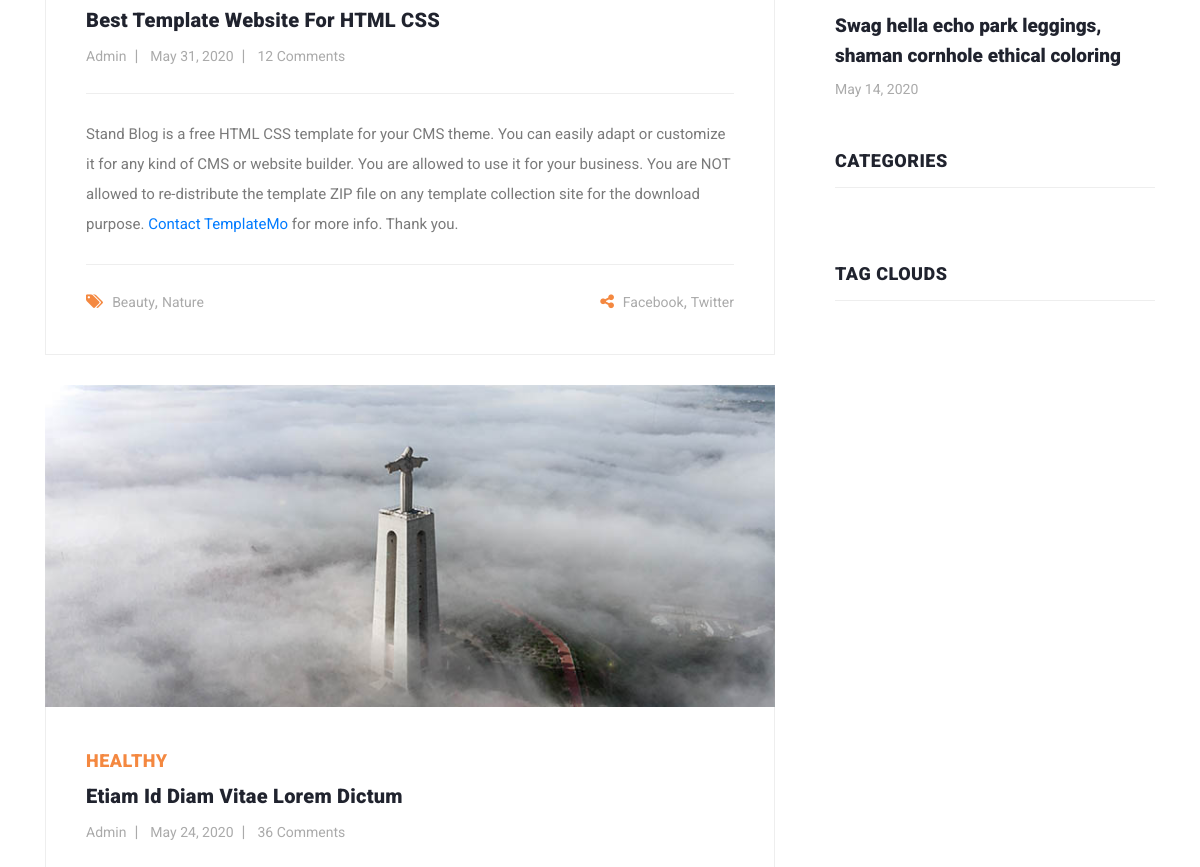
Before: / (middle part) with the older database file.
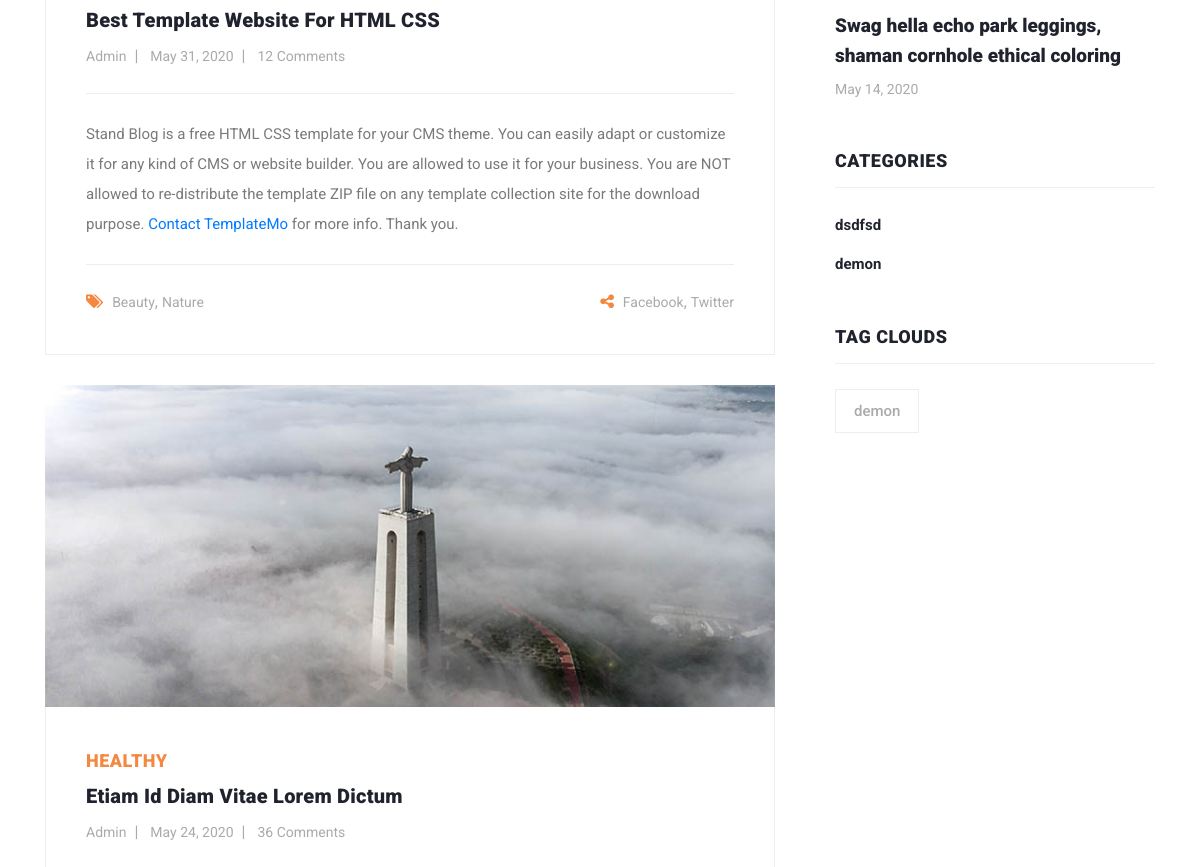
After: the same page with the newer database file.
### blog_app/models.py (models this page shows, shortened)
class BlogCategory(models.Model):
    categoty_id=models.AutoField(primary_key=True,unique=True)
    categoty_type=models.CharField(max_length=20)
    category_image=models.ImageField(upload_to='documents/categoryimage/')
    slug=models.SlugField(unique=True,default=categoty_type)
    def __str__(self):
        return self.categoty_type

class BlogTags(models.Model):
    tag_id=models.AutoField(primary_key=True,unique=True)
    tag_name=models.CharField(max_length=100)
    tag_image=models.ImageField(upload_to='documents/tagimage/')
    slug=models.SlugField(unique=True,default=tag_name)
    def __str__(self):
        return self.tag_name

### blog_app/views.py (the view)
# urls.py: path("", views.index, name="index"),
def index(request):
    blog_category_display=BlogCategory.objects.all().order_by('-categoty_id')
    blog_tag_display=BlogTags.objects.all().order_by('-tag_id')
    context={
        'blog_category_display':blog_category_display,
        'blog_tag_display':blog_tag_display
    }
    print(context)
    return render(request,'index.html',context)

### templates/index.html (shortened to what this page needs)
{% extends "base.html" %}
{% load static %}
{% block content %}
    <section class="blog-posts">
      <div class="container">
        <div class="row">
          <div class="col-lg-8">
            <div class="all-blog-posts">
              <div class="row">
                <div class="col-lg-12">
                  <div class="blog-post">
                    <div class="down-content">
                      <a href="post-details.html"><h4>Best Template Website for HTML CSS</h4></a>
                      <ul class="post-info">
                        <li><a href="#">Admin</a></li>
                        <li><a href="#">May 31, 2020</a></li>
                        <li><a href="#">12 Comments</a></li>
                      </ul>
                      <p>Stand Blog is a free HTML CSS template for your CMS theme. You can easily adapt or customize it for any kind of CMS or website builder. You are allowed to use it for your business. You are NOT allowed to re-distribute the template ZIP file on any template collection site for the download purpose. <a rel="nofollow" href="https://templatemo.com/contact" target="_parent">Contact TemplateMo</a> for more info. Thank you.</p>
                      <div class="post-options">
                        <div class="row">
                          <div class="col-6">
                            <ul class="post-tags">
                              <li><i class="fa fa-tags"></i></li>
                              <li><a href="#">Beauty</a>,</li>
                              <li><a href="#">Nature</a></li>
                            </ul>
                          </div>
                          <div class="col-6">
                            <ul class="post-share">
                              <li><i class="fa fa-share-alt"></i></li>
                              <li><a href="#">Facebook</a>,</li>
                              <li><a href="#"> Twitter</a></li>
                            </ul>
                          </div>
                        </div>
                      </div>
                    </div>
                  </div>
                </div>
                <div class="col-lg-12">
                  <div class="blog-post">
                    <div class="blog-thumb">
                      <img src="{% static 'assets/images/blog-post-02.jpg' %}" alt="">
                    </div>
                    <div class="down-content">
                      <span>Healthy</span>
                      <a href="post-details.html"><h4>Etiam id diam vitae lorem dictum</h4></a>
                      <ul class="post-info">
                        <li><a href="#">Admin</a></li>
                        <li><a href="#">May 24, 2020</a></li>
                        <li><a href="#">36 Comments</a></li>
                      </ul>
                    </div>
                  </div>
                </div>
              </div>
            </div>
          </div>
          <div class="col-lg-4">
            <div class="sidebar">
              <div class="row">
                <div class="col-lg-12">
                  <div class="sidebar-item recent-posts">
                    <div class="content">
                      <ul>
                        <li><a href="post-details.html">
                          <h5>Swag hella echo park leggings, shaman cornhole ethical coloring</h5>
                          <span>May 14, 2020</span>
                        </a></li>
                      </ul>
                    </div>
                  </div>
                </div>
                <div class="col-lg-12">
                  <div class="sidebar-item categories">
                    <div class="sidebar-heading">
                      <h2>Categories</h2>
                    </div>
                    <div class="content">
                      <ul>
                        {% for i in blog_category_display %}
                        <li><a href="{% url 'category' i.slug %}">{{i.categoty_type}}</a></li>
                       {% endfor %}
                      </ul>
                    </div>
                  </div>
                </div>
                <div class="col-lg-12">
                  <div class="sidebar-item tags">
                    <div class="sidebar-heading">
                      <h2>Tag Clouds</h2>
                    </div>
                    <div class="content">
                      <ul>
                        {% for i in blog_tag_display %}
                        <li><a href="{% url 'tag' i.slug %}">{{i.tag_name}}</a></li>
                       {% endfor %}
                      </ul>
                    </div>
                  </div>
                </div>
              </div>
            </div>
          </div>
        </div>
      </div>
    </section>
{% endblock %}

### templates/base.html (shortened to what this page needs)
{% load static%}
<!DOCTYPE html>
<html lang="en">
  <head>
    <link href="{% static 'vendor/bootstrap/css/bootstrap.min.css' %}" rel="stylesheet">
    <link rel="stylesheet" href="{% static 'assets/css/fontawesome.css' %}">
    <link rel="stylesheet" href="{% static 'assets/css/templatemo-stand-blog.css' %}">
    <link rel="stylesheet" href="{% static 'assets/css/owl.css' %}">
  </head>
  <body>
    {% block content %}
    {% endblock %}
    </body>
  </html>

### static/assets/css/templatemo-stand-blog.css (style rules this page uses)
body { font-family: 'Roboto', sans-serif; overflow-x: hidden; text-rendering: optimizeLegibility; -webkit-font-smoothing: antialiased; -moz-osx-font-smoothing: grayscale; }
p { margin-bottom: 0px; font-size: 15px; font-weight: 400; color: #7a7a7a; line-height: 30px; }
ul { padding: 0; margin: 0; list-style: none; }
h1,h2,h3,h4,h5,h6 { margin: 0px; }
.blog-posts { margin-top: 100px; }
.blog-posts .blog-post { margin-bottom: 30px; }
.blog-posts .blog-thumb img { width: 100%; overflow: hidden; }
.blog-posts .down-content { padding: 40px; border-right: 1px solid #eee; border-left: 1px solid #eee; border-bottom: 1px solid #eee; }
.blog-posts .down-content span { font-size: 18px; text-transform: uppercase; letter-spacing: 0.5px; font-weight: 900; color: #f48840; }
.blog-posts .down-content h4 { font-size: 24px; text-transform: capitalize; letter-spacing: 0.5px; font-weight: 900; color: #20232e; margin: 10px 0px 12px 0px; }
.blog-posts .down-content ul.post-info li { display: inline-block; margin-right: 8px; }
.blog-posts .down-content ul.post-info li:after { content: '|'; color: #aaa; margin-left: 8px; }
.blog-posts .down-content h4 { font-size: 20px; letter-spacing: 0.25px; }
.blog-posts .down-content ul.post-info li:last-child::after { display: none; }
.blog-posts .down-content ul.post-info li a { font-size: 14px; color: #aaa; font-weight: 400; transition: all .3s; }
.blog-posts .down-content p { padding: 25px 0px; margin: 25px 0px; border-top: 1px solid #eee; border-bottom: 1px solid #eee; }
.blog-posts .down-content ul.post-share { text-align: right; }
.blog-posts .down-content ul.post-tags li, .blog-posts .down-content ul.post-share li { display: inline-block; }
.blog-posts .down-content ul.post-tags li:first-child i, .blog-posts .down-content ul.post-share li:first-child i { color: #f48840; margin-right: 5px; }
.blog-posts .down-content ul.post-tags li, .blog-posts .down-content ul.post-share li { color: #aaa; }
.blog-posts .down-content ul.post-tags li a, .blog-posts .down-content ul.post-share li a { font-size: 14px; color: #aaa; font-weight: 400; transition: all .3s; }
.blog-posts .sidebar-heading h2 { font-size: 18px; text-transform: uppercase; font-weight: 900; letter-spacing: 0.5px; color: #20232e; border-bottom: 1px solid #eee; padding-bottom: 15px; margin-bottom: 25px; }
.sidebar { margin-left: 30px; }
.sidebar .sidebar-item { margin-top: 50px; }
.sidebar .sidebar-heading h2 { font-size: 18px; text-transform: uppercase; font-weight: 900; letter-spacing: 0.5px; color: #20232e; border-bottom: 1px solid #eee; padding-bottom: 15px; margin-bottom: 25px; }
.sidebar .recent-posts ul li { margin-bottom: 15px; padding-bottom: 15px; border-bottom: 1px solid #eee; }
.sidebar .recent-posts ul li:last-child { margin-bottom: 0px; padding-bottom: 0px; border-bottom: none; }
.sidebar .recent-posts ul li h5 { font-size: 19px; font-weight: 900; color: #20232e; line-height: 30px; transition: all 0.3s; }
.sidebar .recent-posts ul li span { display: block; font-size: 14px; color: #aaa; margin-top: 8px; }
.sidebar .categories ul li { margin-bottom: 15px; }
.sidebar .categories ul li:last-child { margin-bottom: 0px; }
.sidebar .categories ul li a { font-size: 15px; font-weight: 700; color: #20232e; transition: all .3s; }
.sidebar .tags ul li { margin-right: 6px; display: inline-block; }
.sidebar .tags ul li { margin-bottom: 10px; }
.sidebar .tags ul li a { font-size: 15px; font-weight: 500; color: #aaa; display: inline-block; border: 1px solid #eee; padding: 10px 18px; transition: all .3s; }

Changed rows visible on the page:
added BlogCategory: categoty_type "dsdfsd"
added BlogCategory: categoty_type "demon"
added BlogTags: tag_name "demon"
